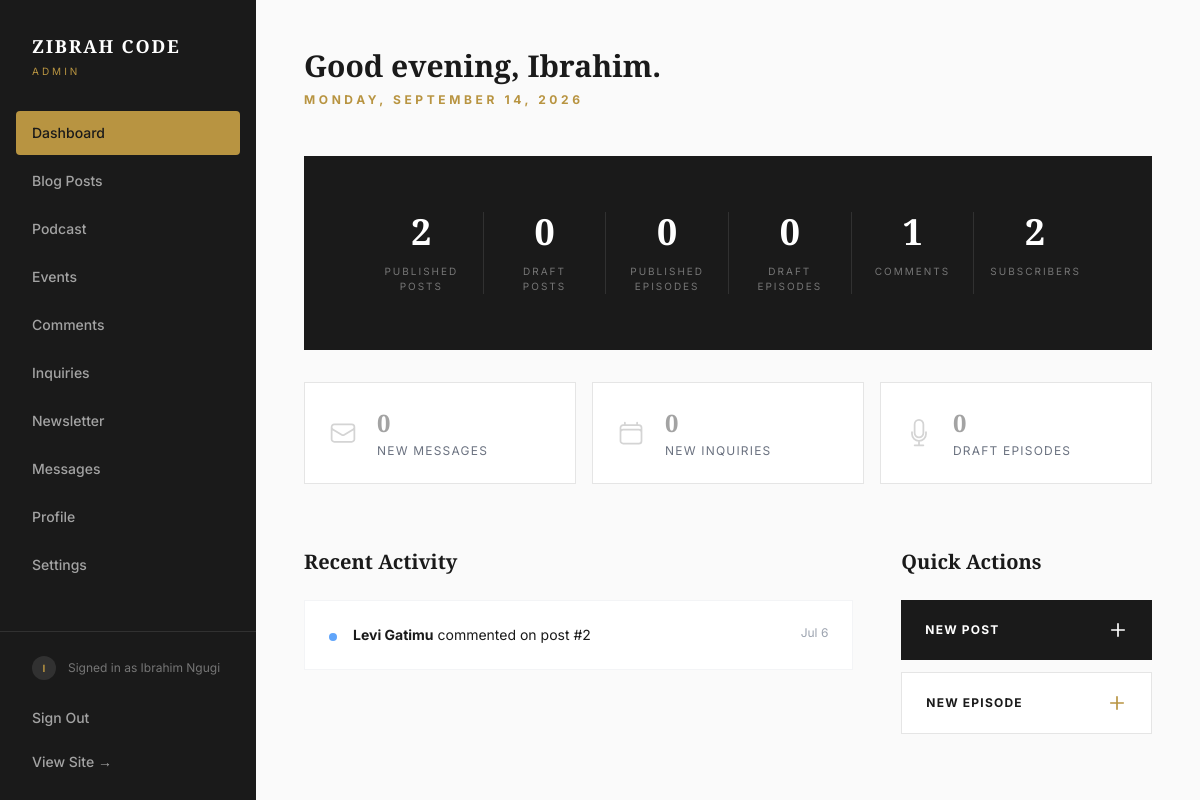
/admin/index.php (signed in), run on the app's committed database.
### tables this page shows
CREATE TABLE `comments` (
  `id` int(10) unsigned NOT NULL AUTO_INCREMENT,
  `commentable_type` enum('post','episode') NOT NULL,
  `commentable_id` int(10) unsigned NOT NULL,
  `user_id` int(10) unsigned NOT NULL,
  `body` text NOT NULL,
  `status` enum('visible','deleted') DEFAULT 'visible',
  `created_at` datetime DEFAULT current_timestamp(),
  `is_pinned` tinyint(1) NOT NULL DEFAULT 0,
  `is_liked_by_admin` tinyint(1) NOT NULL DEFAULT 0,
  PRIMARY KEY (`id`),
  KEY `idx_commentable` (`commentable_type`,`commentable_id`,`status`),
  KEY `idx_user` (`user_id`),
  CONSTRAINT `comments_ibfk_1` FOREIGN KEY (`user_id`) REFERENCES `users` (`id`) ON DELETE CASCADE
);

CREATE TABLE `users` (
  `id` int(10) unsigned NOT NULL AUTO_INCREMENT,
  `name` varchar(100) NOT NULL,
  `email` varchar(255) NOT NULL,
  `password_hash` varchar(255) NOT NULL,
  `avatar_path` varchar(255) DEFAULT NULL,
  `newsletter_opt_in` tinyint(1) DEFAULT 1,
  `status` enum('active','suspended') DEFAULT 'active',
  `created_at` datetime DEFAULT current_timestamp(),
  `updated_at` datetime DEFAULT NULL,
  PRIMARY KEY (`id`),
  UNIQUE KEY `email` (`email`)
);

### includes/functions.php (called while the page is built, shortened)
<?php
function e(string $value): string
{
    return htmlspecialchars($value, ENT_QUOTES, 'UTF-8');
}

### includes/db.php (called while the page is built, shortened)
<?php
function getDb(): PDO
{
    static $pdo = null;
    if ($pdo !== null) {
        return $pdo;
    }
    $options = [
        PDO::ATTR_ERRMODE => PDO::ERRMODE_EXCEPTION,
        PDO::ATTR_DEFAULT_FETCH_MODE => PDO::FETCH_ASSOC,
    ];
    try {
        $pdo = new PDO('mysql:host=' . DB_HOST . ';dbname=' . DB_NAME . ';charset=utf8mb4', DB_USER, DB_PASS, $options);
    } catch (PDOException $e) {
        $server = new PDO('mysql:host=' . DB_HOST . ';charset=utf8mb4', DB_USER, DB_PASS, [PDO::ATTR_ERRMODE => PDO::ERRMODE_EXCEPTION]);
        try {
            $server->exec('CREATE DATABASE IF NOT EXISTS `' . DB_NAME . '` CHARACTER SET utf8mb4 COLLATE utf8mb4_unicode_ci');
        } catch (PDOException $createException) {
            throw new RuntimeException(
                'Could not connect to database "' . DB_NAME . '" and could not create it either ' .
                '(insufficient privileges). On shared hosting, create the database "' . DB_NAME . '" ' .
                'manually via your host\'s control panel (e.g. cPanel > MySQL Databases), then reload.',
                0,
                $createException
            );
        }
        $pdo = new PDO('mysql:host=' . DB_HOST . ';dbname=' . DB_NAME . ';charset=utf8mb4', DB_USER, DB_PASS, $options);
    }
    return $pdo;
}

### includes/auth.php (called while the page is built, shortened)
<?php
function currentAdmin(): ?array
{
    static $cache = null;
    if ($cache !== null) {
        return $cache ?: null;
    }
    $stmt = getDb()->prepare('SELECT id, username, email, display_name, avatar_path FROM admin_users WHERE id = ?');
    $stmt->execute([$_SESSION['admin_id']]);
    $admin = $stmt->fetch();
    $cache = $admin ?: false;
    return $cache ?: null;
}
function requireAdmin(): void
{
    if (!currentAdmin()) {
        redirectTo('/admin/login.php');
    }
}

### admin/includes/admin-auth-check.php (called while the page is built, shortened)
<?php
requireAdmin();

### admin/index.php (the view, shortened to what this page needs)
<?php
require_once __DIR__ . '/includes/admin-auth-check.php';
$admin = currentAdmin();
$db = getDb();
$stats = [
    'published_posts' => $db->query('SELECT COUNT(*) FROM posts WHERE status = "published"')->fetchColumn(),
    'draft_posts' => $db->query('SELECT COUNT(*) FROM posts WHERE status = "draft"')->fetchColumn(),
    'published_episodes' => $db->query('SELECT COUNT(*) FROM podcast_episodes WHERE status = "published"')->fetchColumn(),
    'draft_episodes' => $db->query('SELECT COUNT(*) FROM podcast_episodes WHERE status = "draft"')->fetchColumn(),
    'new_messages' => $db->query('SELECT COUNT(*) FROM contact_messages WHERE status = "new"')->fetchColumn(),
    'new_inquiries' => $db->query('SELECT COUNT(*) FROM appointment_requests WHERE status = "new"')->fetchColumn(),
    'subscribers' => $db->query('SELECT COUNT(*) FROM newsletter_subscribers WHERE status = "subscribed"')->fetchColumn(),
    'total_comments' => $db->query('SELECT COUNT(*) FROM comments WHERE status = "visible"')->fetchColumn(),
];
$recentComments = $db->query(
    'SELECT c.id, c.body AS text, c.created_at, u.name AS name, c.commentable_type, c.commentable_id
     FROM comments c JOIN users u ON u.id = c.user_id
     WHERE c.status = "visible" ORDER BY c.created_at DESC LIMIT 5'
)->fetchAll();
$activity = [];
foreach ($recentComments as $row) {
    $activity[] = ['type' => 'comment', 'name' => $row['name'], 'text' => 'commented on ' . $row['commentable_type'] . ' #' . $row['commentable_id'], 'created_at' => $row['created_at']];
}
usort($activity, fn($a, $b) => strtotime($b['created_at']) <=> strtotime($a['created_at']));
$activity = array_slice($activity, 0, 6);
$overviewStats = [
    ['label' => 'Published Posts', 'value' => $stats['published_posts']],
    ['label' => 'Draft Posts', 'value' => $stats['draft_posts']],
    ['label' => 'Published Episodes', 'value' => $stats['published_episodes']],
    ['label' => 'Draft Episodes', 'value' => $stats['draft_episodes']],
    ['label' => 'Comments', 'value' => $stats['total_comments']],
    ['label' => 'Subscribers', 'value' => $stats['subscribers']],
];
$attentionItems = [
    [
        'label' => 'New Messages', 'value' => $stats['new_messages'], 'href' => '/admin/contact/index.php',
        'icon' => 'M21.75 6.75v10.5a2.25 2.25 0 01-2.25 2.25h-15a2.25 2.25 0 01-2.25-2.25V6.75m19.5 0A2.25 2.25 0 0019.5 4.5h-15a2.25 2.25 0 00-2.25 2.25m19.5 0v.243a2.25 2.25 0 01-1.07 1.916l-7.5 4.615a2.25 2.25 0 01-2.36 0L3.32 8.91a2.25 2.25 0 01-1.07-1.916V6.75',
    ],
    [
        'label' => 'New Inquiries', 'value' => $stats['new_inquiries'], 'href' => '/admin/inquiries/index.php',
        'icon' => 'M6.75 3v2.25M17.25 3v2.25M3 18.75V7.5a2.25 2.25 0 012.25-2.25h13.5A2.25 2.25 0 0121 7.5v11.25m-18 0A2.25 2.25 0 005.25 21h13.5A2.25 2.25 0 0021 18.75m-18 0v-7.5A2.25 2.25 0 015.25 9h13.5A2.25 2.25 0 0121 11.25v7.5',
    ],
    [
        'label' => 'Draft Episodes', 'value' => $stats['draft_episodes'], 'href' => '/admin/podcast/index.php',
        'icon' => 'M12 18.75a6 6 0 006-6v-1.5m-6 7.5a6 6 0 01-6-6v-1.5m6 7.5v3.75m-3.75 0h7.5M12 15.75a3.75 3.75 0 01-3.75-3.75V4.5a3.75 3.75 0 117.5 0v7.5a3.75 3.75 0 01-3.75 3.75z',
    ],
];
$activityIcons = [
    'comment' => ['color' => 'bg-blue-400', 'label' => 'Comment'],
    'message' => ['color' => 'bg-brand-gold', 'label' => 'Message'],
    'inquiry' => ['color' => 'bg-emerald-400', 'label' => 'Inquiry'],
];
$hour = (int) date('G');
$greeting = $hour < 12 ? 'Good morning' : ($hour < 18 ? 'Good afternoon' : 'Good evening');
$adminFirstName = trim(explode(' ', $admin['display_name'] ?: $admin['username'])[0]);
$activeAdminNav = 'dashboard';
require __DIR__ . '/includes/admin-header.php';
?>
<div class="mb-12">
    <h1 class="font-display font-black text-3xl text-brand-black"><?php echo e($greeting); ?>, <?php echo e($adminFirstName); ?>.</h1>
    <p class="text-xs uppercase tracking-[0.3em] text-brand-gold font-bold mt-2"><?php echo date('l, F j, Y'); ?></p>
</div>
<div class="bg-brand-black text-white p-10 md:p-14 mb-8">
    <div class="grid grid-cols-2 md:grid-cols-3 lg:grid-cols-6 gap-y-10 md:divide-x md:divide-white/10">
        <?php foreach ($overviewStats as $stat): ?>
            <div class="text-center px-2 md:px-4">
                <p class="text-3xl md:text-4xl font-display font-black text-white"><?php echo (int) $stat['value']; ?></p>
                <p class="text-[10px] uppercase tracking-[0.2em] text-white/40 mt-3"><?php echo e($stat['label']); ?></p>
            </div>
        <?php endforeach; ?>
    </div>
</div>
<div class="grid md:grid-cols-3 gap-4 mb-16">
    <?php foreach ($attentionItems as $item): ?>
        <a href="<?php echo e($item['href']); ?>"
           class="group flex items-center gap-5 p-6 bg-white border border-brand-gray-200 hover:border-brand-gold transition-colors">
            <svg class="w-7 h-7 flex-shrink-0 <?php echo $item['value'] > 0 ? 'text-brand-gold' : 'text-brand-gray-300'; ?>" fill="none" viewBox="0 0 24 24" stroke="currentColor">
                <path stroke-linecap="round" stroke-linejoin="round" stroke-width="1.5" d="<?php echo $item['icon']; ?>" />
            </svg>
            <div class="flex-grow">
                <p class="text-2xl font-display font-black <?php echo $item['value'] > 0 ? 'text-brand-black' : 'text-brand-gray-400'; ?>"><?php echo (int) $item['value']; ?></p>
                <p class="text-xs uppercase tracking-widest text-gray-500 mt-1"><?php echo e($item['label']); ?></p>
            </div>
        </a>
    <?php endforeach; ?>
</div>
<div class="grid lg:grid-cols-3 gap-12">
    <div class="lg:col-span-2">
        <h2 class="font-display font-black text-xl text-brand-black mb-6">Recent Activity</h2>
        <div class="bg-white border border-gray-100 divide-y divide-gray-100">
            <?php foreach ($activity as $item): ?>
                <div class="p-6 flex items-start gap-4">
                    <span class="w-2 h-2 rounded-full mt-2 flex-shrink-0 <?php echo $activityIcons[$item['type']]['color']; ?>"></span>
                    <div class="min-w-0 flex-grow">
                        <p class="text-sm text-brand-black"><span class="font-bold"><?php echo e($item['name']); ?></span> <?php echo e($item['text']); ?></p>
                    </div>
                    <span class="text-xs text-gray-400 flex-shrink-0"><?php echo date('M j', strtotime($item['created_at'])); ?></span>
                </div>
            <?php endforeach; ?>
        </div>
    </div>
    <div>
        <h2 class="font-display font-black text-xl text-brand-black mb-6">Quick Actions</h2>
        <div class="space-y-3">
            <a href="/admin/posts/edit.php" class="flex items-center justify-between px-6 py-5 bg-brand-black text-white hover:bg-brand-gold transition-all group">
                <span class="text-xs font-bold uppercase tracking-widest">New Post</span>
                <svg class="w-5 h-5" fill="none" viewBox="0 0 24 24" stroke="currentColor"><path stroke-linecap="round" stroke-linejoin="round" stroke-width="2" d="M12 4.5v15m7.5-7.5h-15" /></svg>
            </a>
            <a href="/admin/podcast/edit.php" class="flex items-center justify-between px-6 py-5 bg-white border border-brand-gray-200 hover:border-brand-gold transition-all">
                <span class="text-xs font-bold uppercase tracking-widest text-brand-black">New Episode</span>
                <svg class="w-5 h-5 text-brand-gold" fill="none" viewBox="0 0 24 24" stroke="currentColor"><path stroke-linecap="round" stroke-linejoin="round" stroke-width="2" d="M12 4.5v15m7.5-7.5h-15" /></svg>
            </a>
        </div>
    </div>
</div>
<?php require __DIR__ . '/includes/admin-footer.php'; ?>

### admin/includes/admin-header.php (shortened to what this page needs)
<?php
$activeAdminNav = $activeAdminNav ?? '';
$admin = currentAdmin();
$adminNavItems = [
    ['key' => 'dashboard', 'label' => 'Dashboard', 'href' => '/admin/index.php'],
    ['key' => 'posts', 'label' => 'Blog Posts', 'href' => '/admin/posts/index.php'],
    ['key' => 'podcast', 'label' => 'Podcast', 'href' => '/admin/podcast/index.php'],
    ['key' => 'events', 'label' => 'Events', 'href' => '/admin/events/index.php'],
    ['key' => 'comments', 'label' => 'Comments', 'href' => '/admin/comments/index.php'],
    ['key' => 'inquiries', 'label' => 'Inquiries', 'href' => '/admin/inquiries/index.php'],
    ['key' => 'newsletter', 'label' => 'Newsletter', 'href' => '/admin/newsletter/index.php'],
    ['key' => 'contact', 'label' => 'Messages', 'href' => '/admin/contact/index.php'],
    ['key' => 'profile', 'label' => 'Profile', 'href' => '/admin/profile.php'],
    ['key' => 'settings', 'label' => 'Settings', 'href' => '/admin/settings.php'],
];
?>
<!DOCTYPE html>
<html lang="en">
<head>
    <script src="https://cdn.tailwindcss.com"></script>
    <link rel="stylesheet" href="/assets/css/style.css?v=<?php echo ASSETS_VERSION; ?>">
</head>
<body class="bg-brand-gray-50 antialiased" style="background:#FAFAFA;" x-data="{ sidebarOpen: false }">
<div class="lg:flex min-h-screen">
    <aside
        class="w-64 bg-brand-black text-white flex-shrink-0 flex flex-col fixed lg:static inset-y-0 left-0 z-50 transform transition-transform duration-300 lg:translate-x-0"
        :class="sidebarOpen ? 'translate-x-0' : '-translate-x-full'">
        <div class="p-8 flex items-center justify-between">
            <div>
                <div class="font-display font-black text-lg tracking-widest uppercase">Zibrah Code</div>
                <div class="text-[10px] text-brand-gold uppercase tracking-[0.3em] mt-1">Admin</div>
            </div>
        </div>
        <nav class="flex-grow px-4 space-y-1 overflow-y-auto">
            <?php foreach ($adminNavItems as $item): ?>
                <a href="<?php echo e($item['href']); ?>"
                   class="block px-4 py-3 text-sm font-medium rounded transition-colors <?php echo $activeAdminNav === $item['key'] ? 'bg-brand-gold text-brand-black font-bold' : 'text-white/60 hover:text-white hover:bg-white/5'; ?>">
                   <?php echo e($item['label']); ?>
                </a>
            <?php endforeach; ?>
        </nav>
        <div class="p-4 border-t border-white/10">
            <div class="px-4 py-2 flex items-center gap-3 text-xs text-white/40 mb-2">
                <?php if (!empty($admin['avatar_path'])): ?>
                    <img src="/<?php echo e($admin['avatar_path']); ?>" alt="<?php echo e($admin['display_name'] ?: $admin['username']); ?>" class="w-6 h-6 rounded-full object-cover flex-shrink-0">
                <?php else: ?>
                    <span class="w-6 h-6 rounded-full bg-white/10 text-brand-gold text-[10px] font-bold flex items-center justify-center flex-shrink-0"><?php echo e(mb_strtoupper(mb_substr($admin['display_name'] ?: $admin['username'], 0, 1))); ?></span>
                <?php endif; ?>
                <span>Signed in as <?php echo e($admin['display_name'] ?: $admin['username']); ?></span>
            </div>
            <a href="/admin/logout.php" class="block px-4 py-3 text-sm font-medium text-white/60 hover:text-white hover:bg-white/5 rounded">Sign Out</a>
            <a href="/index.php" class="block px-4 py-3 text-sm font-medium text-white/60 hover:text-white hover:bg-white/5 rounded">View Site →</a>
        </div>
    </aside>
    <main class="flex-grow p-6 md:p-12 max-w-6xl overflow-x-hidden">

### assets/css/style.css (style rules this page uses)
html { overflow-x: hidden; }
body { font-family: 'Inter', sans-serif; background-color: #FFFFFF; color: #1A1A1A; }
h1, h2, h3, h4, h5, .serif { font-family: 'EB Garamond', serif; }
.font-display { font-family: 'Playfair Display', serif; }

### admin/includes/admin-header.php (style rules this page uses)
body { font-family: 'Inter', sans-serif; }

### data on the page
comments: user.name "Levi Gatimu", text "commented on post #2", created_at "Jul 6"

### other printed values
$item['label'] "Dashboard"
$item['label'] "Blog Posts"
$item['label'] "Podcast"
$item['label'] "Events"
$item['label'] "Comments"
$item['label'] "Inquiries"
$item['label'] "Newsletter"
$item['label'] "Messages"
$item['label'] "Profile"
$item['label'] "Settings"
$admin['display_name'] ?: $admin['username'] "Ibrahim Ngugi"
$adminFirstName "Ibrahim"
$stat['value'] "2"
$stat['label'] "PUBLISHED POSTS"
$stat['value'] "0"
